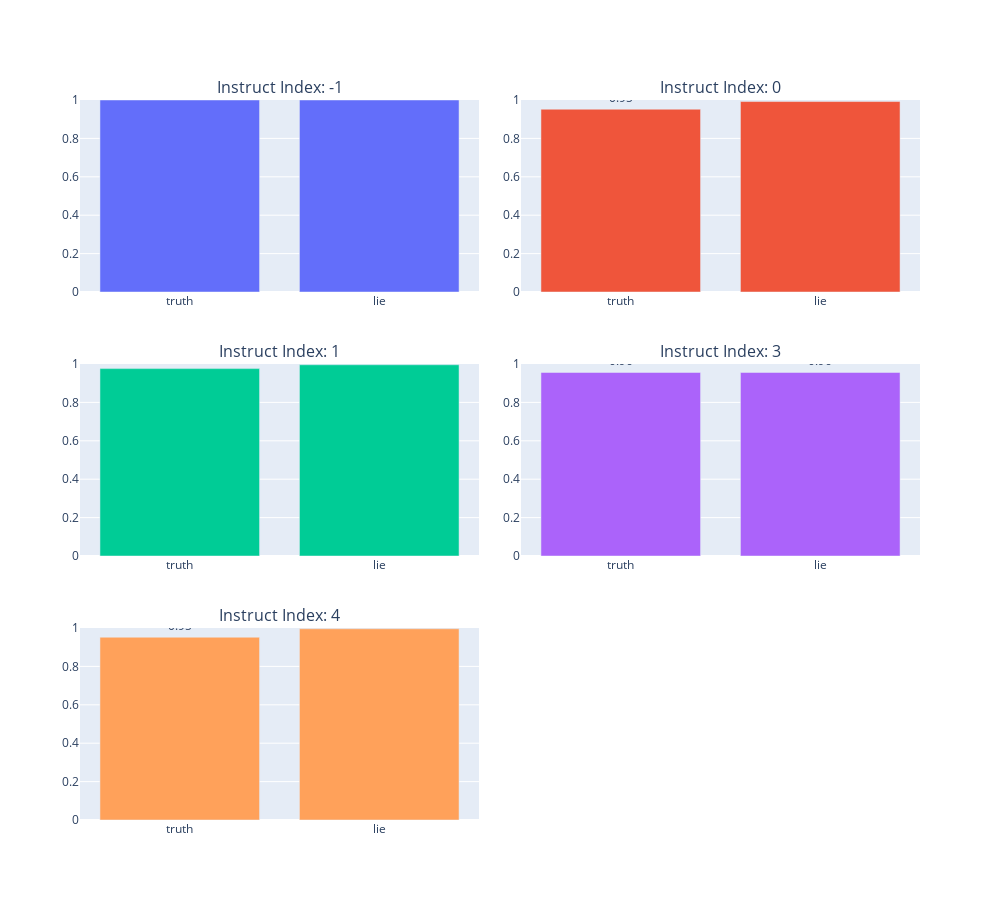

The code cell stored with this chart in its notebook:
### Code cell
## Plot the results
import plotly.graph_objects as go
from plotly.subplots import make_subplots

# Create a figure with subplots for each instruct_idx, arranged in two columns
unique_idx = sorted(set(df_overall_results['instruct_idx']))
num_rows = (len(unique_idx) + 1) // 2  # Calculate number of rows needed
fig = make_subplots(rows=num_rows, cols=2, 
                    subplot_titles=[f"Instruct Index: {idx}" for idx in unique_idx],
                    vertical_spacing=0.1,
                    horizontal_spacing=0.05)

for i, idx in enumerate(unique_idx):
    data = df_overall_results[df_overall_results['instruct_idx'] == idx]
    
    bar = go.Bar(x=data['type'], y=data['accuracy'], 
                 text=data['accuracy'].apply(lambda x: f'{x:.2f}'),
                 textposition='outside')
    
    row = i // 2 + 1
    col = i % 2 + 1
    fig.add_trace(bar, row=row, col=col)
    fig.update_yaxes(range=[0, 1], row=row, col=col)  # Set y-axis limit from 0 to 1 for accuracy

fig.update_layout(height=300*num_rows, width=1000, showlegend=False)

fig.show()

### Figure 1 — Plotly figure (JSON) as saved in the notebook; plotly's stock layout.template omitted (floating-point values rounded to 4 significant figures)
{"data": [{"text": ["1.00", "1.00"], "textposition": "outside", "type": "bar", "x": ["truth", "lie"], "xaxis": "x", "y": [1, 1], "yaxis": "y"}, {"text": ["0.95", "0.99"], "textposition": "outside", "type": "bar", "x": ["truth", "lie"], "xaxis": "x2", "y": [0.952, 0.992], "yaxis": "y2"}, {"text": ["0.98", "1.00"], "textposition": "outside", "type": "bar", "x": ["truth", "lie"], "xaxis": "x3", "y": [0.976, 0.996], "yaxis": "y3"}, {"text": ["0.96", "0.96"], "textposition": "outside", "type": "bar", "x": ["truth", "lie"], "xaxis": "x4", "y": [0.956, 0.956], "yaxis": "y4"}, {"text": ["0.95", "1.00"], "textposition": "outside", "type": "bar", "x": ["truth", "lie"], "xaxis": "x5", "y": [0.952, 0.996], "yaxis": "y5"}], "layout": {"annotations": [{"font": {"size": 16}, "showarrow": false, "text": "Instruct Index: -1", "x": 0.2375, "xanchor": "center", "xref": "paper", "y": 1, "yanchor": "bottom", "yref": "paper"}, {"font": {"size": 16}, "showarrow": false, "text": "Instruct Index: 0", "x": 0.7625, "xanchor": "center", "xref": "paper", "y": 1, "yanchor": "bottom", "yref": "paper"}, {"font": {"size": 16}, "showarrow": false, "text": "Instruct Index: 1", "x": 0.2375, "xanchor": "center", "xref": "paper", "y": 0.6333, "yanchor": "bottom", "yref": "paper"}, {"font": {"size": 16}, "showarrow": false, "text": "Instruct Index: 3", "x": 0.7625, "xanchor": "center", "xref": "paper", "y": 0.6333, "yanchor": "bottom", "yref": "paper"}, {"font": {"size": 16}, "showarrow": false, "text": "Instruct Index: 4", "x": 0.2375, "xanchor": "center", "xref": "paper", "y": 0.2667, "yanchor": "bottom", "yref": "paper"}], "height": 900, "showlegend": false, "width": 1000, "xaxis": {"anchor": "y", "domain": [0, 0.475]}, "xaxis2": {"anchor": "y2", "domain": [0.525, 1]}, "xaxis3": {"anchor": "y3", "domain": [0, 0.475]}, "xaxis4": {"anchor": "y4", "domain": [0.525, 1]}, "xaxis5": {"anchor": "y5", "domain": [0, 0.475]}, "xaxis6": {"anchor": "y6", "domain": [0.525, 1]}, "yaxis": {"anchor": "x", "domain": [0.7333, 1], "range": [0, 1]}, "yaxis2": {"anchor": "x2", "domain": [0.7333, 1], "range": [0, 1]}, "yaxis3": {"anchor": "x3", "domain": [0.3667, 0.6333], "range": [0, 1]}, "yaxis4": {"anchor": "x4", "domain": [0.3667, 0.6333], "range": [0, 1]}, "yaxis5": {"anchor": "x5", "domain": [0, 0.2667], "range": [0, 1]}, "yaxis6": {"anchor": "x6", "domain": [0, 0.2667]}}}
